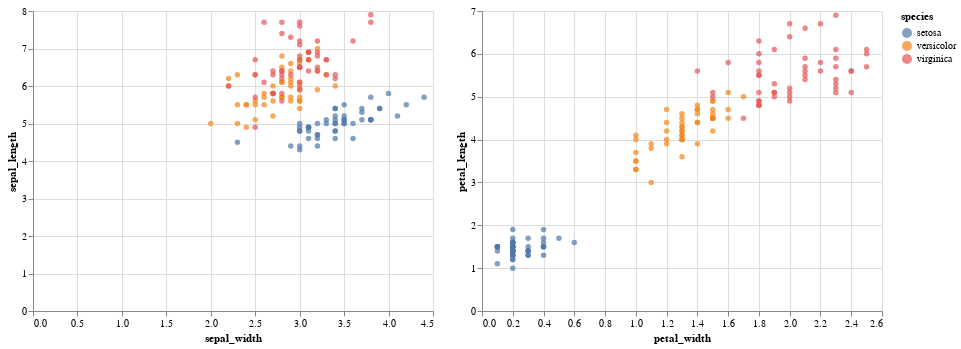

Notebook source saved alongside this figure:
### Code cell
sepal = alt.Chart(df).mark_circle().encode(
    x="sepal_width:Q",
    y="sepal_length:Q",
    color="species:N"
)

petal = alt.Chart(df).mark_circle().encode(
    x="petal_width:Q",
    y="petal_length:Q",
    color="species:N"
)

sepal | petal

### Figure 1 — Vega-Lite specification as saved in the notebook (floating-point values rounded to 4 significant figures; data arrays with more than 128 entries replaced by an {"elided": "..."} marker saying what was removed)
{"config": {"view": {"continuousWidth": 400, "continuousHeight": 300}}, "hconcat": [{"mark": "circle", "encoding": {"color": {"field": "species", "type": "nominal"}, "x": {"field": "sepal_width", "type": "quantitative"}, "y": {"field": "sepal_length", "type": "quantitative"}}}, {"mark": "circle", "encoding": {"color": {"field": "species", "type": "nominal"}, "x": {"field": "petal_width", "type": "quantitative"}, "y": {"field": "petal_length", "type": "quantitative"}}}], "data": {"name": "data-6e996d6228dd8d03d6d6e44693e5304b"}, "$schema": "https://vega.github.io/schema/vega-lite/v4.17.0.json", "datasets": {"data-6e996d6228dd8d03d6d6e44693e5304b": {"elided": "150 records"}}}
